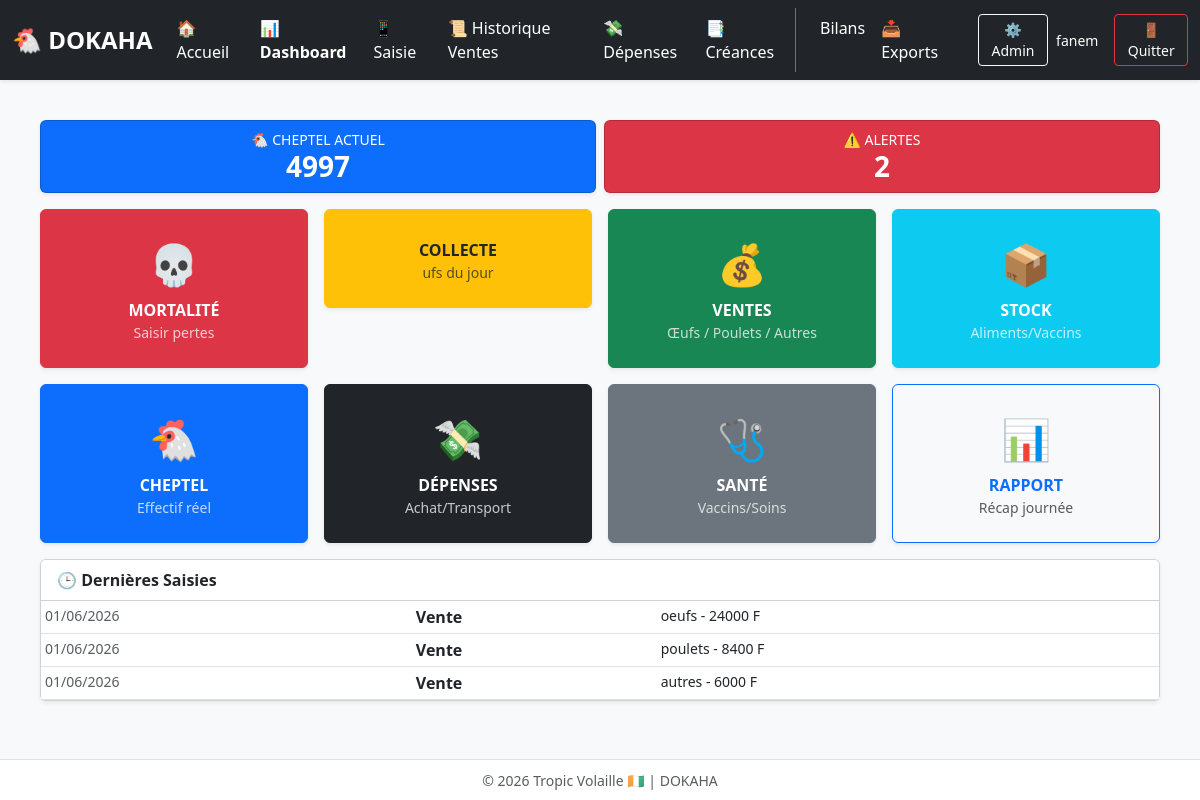
Page /terrain/ (signed in) on the earlier database version.
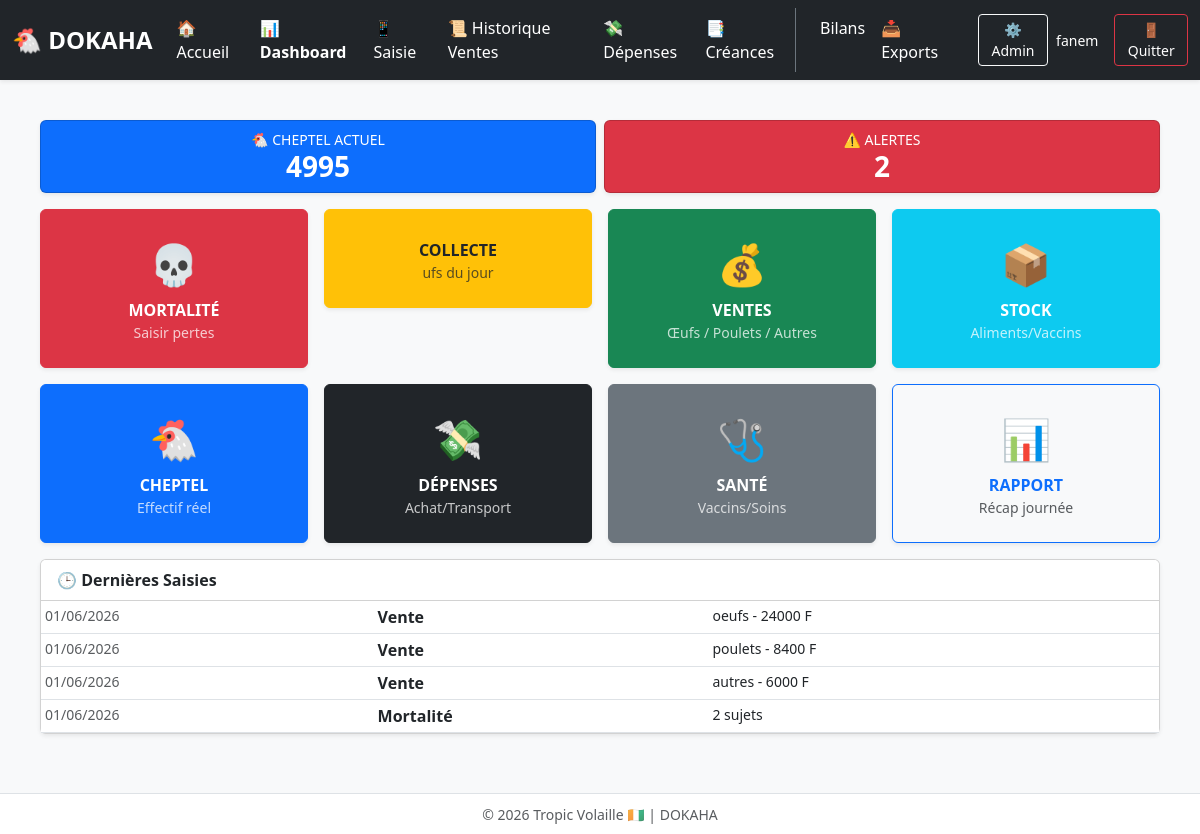
Same page on the later database version.
### gestion/models.py (models this page shows, shortened)
class SortiePoules(models.Model):
    date = models.DateField(default=timezone.now)
    poulailler = models.ForeignKey(Poulailler, on_delete=models.CASCADE)
    nombre = models.PositiveIntegerField()
    TYPE_CHOICES = [('mortalite', '🪦 Mortalité'), ('vente', '💰 Vente improductive')]
    type_sortie = models.CharField(max_length=20, choices=TYPE_CHOICES)
    prix_total = models.DecimalField(max_digits=8, decimal_places=2, default=0)

### gestion/views.py (the view)
# urls.py: path('terrain/', views.terrain, name='terrain'),
@login_required
def terrain(request):
    from .models import Poulailler, Vente, Depense, SortiePoules
    from django.db.models import Sum
    from django.utils import timezone
    from datetime import timedelta
    from django.shortcuts import render
    today = timezone.now().date()
    week_ago = today - timedelta(days=7)
    from django.db.models import Sum
    oeufs_today = ProductionOeufs.objects.filter(date=today).aggregate(t=Sum('total_oeufs'))['t'] or 0
    oeufs_week = ProductionOeufs.objects.filter(date__gte=week_ago).aggregate(t=Sum('total_oeufs'))['t'] or 0
    oeufs_total = ProductionOeufs.objects.aggregate(t=Sum('total_oeufs'))['t'] or 0
    oeufs_casses_today = ProductionOeufs.objects.filter(date=today).aggregate(t=Sum('oeufs_casses'))['t'] or 0
    total_cheptel = Poulailler.objects.aggregate(total=Sum('effectif_initial'))['total'] or 0
    mortalite_week = SortiePoules.objects.filter(date__gte=week_ago, type_sortie='mortalite').aggregate(total=Sum('nombre'))['total'] or 0
    try:
        tr = Vente.objects.aggregate(t=Sum('montant_total'))['t'] or 0
        td = Depense.objects.aggregate(t=Sum('montant'))['t'] or 0
    except: tr = td = 0
    alerte_mortalite = mortalite_week > (total_cheptel * 0.02) if total_cheptel > 0 else False
    alerte_tresorerie = (tr - td) < 0
    activites = []
    try:
        for v in Vente.objects.order_by('-date')[:3]:
            activites.append({'date': v.date, 'type': 'Vente', 'detail': f"{v.type_vente} - {int(v.montant_total or 0)} F"})
        for m in SortiePoules.objects.filter(type_sortie='mortalite').order_by('-date')[:2]:
            activites.append({'date': m.date, 'type': 'Mortalité', 'detail': f"{int(m.nombre or 0)} sujets"})
        activites.sort(key=lambda x: x['date'] or today, reverse=True)
    except: pass
    return render(request, 'gestion/terrain.html', {
        'total_cheptel': total_cheptel, 'alerte_mortalite': alerte_mortalite,
        'alerte_tresorerie': alerte_tresorerie, 'activites_recentes': activites[:5]
    })

### gestion/templates/gestion/terrain.html (shortened to what this page needs)
        {% extends "gestion/base.html" %}
{% block content %}
<div class="container-fluid px-2 px-md-4 mt-2 mt-md-4">
    <div class="row g-2 mb-3">
        <div class="col-6">
            <div class="card bg-primary text-white p-2 text-center shadow-sm">
                <small>🐔 CHEPTEL ACTUEL</small>
                <h3 class="fw-bold mb-0">{{ total_cheptel|default:0 }}</h3>
            </div>
        </div>
        <div class="col-6">
            <div class="card bg-danger text-white p-2 text-center shadow-sm">
                <small>⚠️ ALERTES</small>
                <h3 class="fw-bold mb-0">{% if alerte_mortalite or alerte_tresorerie %}2{% else %}0{% endif %}</h3>
            </div>
        </div>
    </div>
    <div class="row g-2 g-md-3">
        <div class="col-6 col-md-3"><a href="/mortalite/ajouter/" class="btn btn-danger w-100 py-4 shadow-sm d-flex flex-column align-items-center justify-content-center text-white"><span class="fs-1 mb-1">💀</span><span class="fw-bold">MORTALITÉ</span><small class="opacity-75">Saisir pertes</small></a></div>
        <div class="col-6 col-md-3"><a href="/collecte/" class="btn btn-warning w-100 py-4 shadow-sm d-flex flex-column align-items-center justify-content-center text-dark"><span class="fw-bold">COLLECTE</span><small class="opacity-75">ufs du jour</small></a></div>
        <div class="col-6 col-md-3"><a href="/vente/choix/" class="btn btn-success w-100 py-4 shadow-sm d-flex flex-column align-items-center justify-content-center text-white"><span class="fs-1 mb-1">💰</span><span class="fw-bold">VENTES</span><small class="opacity-75">Œufs / Poulets / Autres</small></a></div>
        <div class="col-6 col-md-3"><a href="/stock/" class="btn btn-info w-100 py-4 shadow-sm d-flex flex-column align-items-center justify-content-center text-white"><span class="fs-1 mb-1">📦</span><span class="fw-bold">STOCK</span><small class="opacity-75">Aliments/Vaccins</small></a></div>
        <div class="col-6 col-md-3"><a href="/cheptel/" class="btn btn-primary w-100 py-4 shadow-sm d-flex flex-column align-items-center justify-content-center text-white"><span class="fs-1 mb-1">🐔</span><span class="fw-bold">CHEPTEL</span><small class="opacity-75">Effectif réel</small></a></div>
        <div class="col-6 col-md-3"><a href="/depense/add/" class="btn btn-dark w-100 py-4 shadow-sm d-flex flex-column align-items-center justify-content-center text-white"><span class="fs-1 mb-1">💸</span><span class="fw-bold">DÉPENSES</span><small class="opacity-75">Achat/Transport</small></a></div>
        <div class="col-6 col-md-3"><a href="/sante/" class="btn btn-secondary w-100 py-4 shadow-sm d-flex flex-column align-items-center justify-content-center text-white"><span class="fs-1 mb-1">🩺</span><span class="fw-bold">SANTÉ</span><small class="opacity-75">Vaccins/Soins</small></a></div>
        <div class="col-6 col-md-3"><a href="/rapport-jour/" class="btn btn-outline-primary w-100 py-4 shadow-sm d-flex flex-column align-items-center justify-content-center"><span class="fs-1 mb-1">📊</span><span class="fw-bold">RAPPORT</span><small class="text-muted">Récap journée</small></a></div>
    </div>
    <div class="card shadow-sm mt-3 mb-4">
        <div class="card-header bg-white fw-bold">🕒 Dernières Saisies</div>
        <div class="table-responsive">
            <table class="table table-sm table-hover mb-0">
                <tbody>
                    {% for a in activites_recentes %}
                    <tr><td class="small text-muted">{{ a.date|date:"d/m/Y" }}</td><td class="fw-bold">{{ a.type }}</td><td class="small">{{ a.detail }}</td></tr>
                    {% empty %}
                    <tr><td colspan="3" class="text-center py-3 text-muted">Aucune saisie aujourd'hui</td></tr>
                    {% endfor %}
                </tbody>
            </table>
        </div>
    </div>
</div>
{% endblock %}

Differences in the rows shown:
added SortiePoules: date "01/06/2026"
Other differences:
{{ total_cheptel|default:0 }}: "4997" → "4995"
new list line: "Mortalité 2 sujets"
